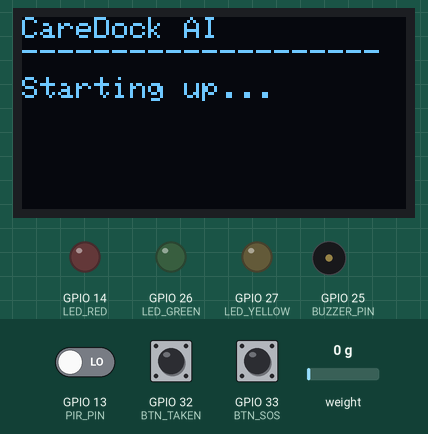
Recording of a sketch running on a simulated ESP32. On the bench: 128×64 one-colour display, output pins drawn as LEDs (lit = HIGH), buzzer (waves = sounding, pin HIGH). The inputs (shaded band) are chosen by the test bench; at power-on: GPIO 13 (PIR_PIN) LOW, GPIO 32 (BTN_TAKEN) HIGH, GPIO 33 (BTN_SOS) HIGH, weight on the scale 0 g. WiFi joins after 1.5 s; servers stay silent unless stated; uploads are accepted with an empty reply; what the sketch prints to the serial monitor is not drawn.

Above: at 1.06 s.
At 2.7 s:
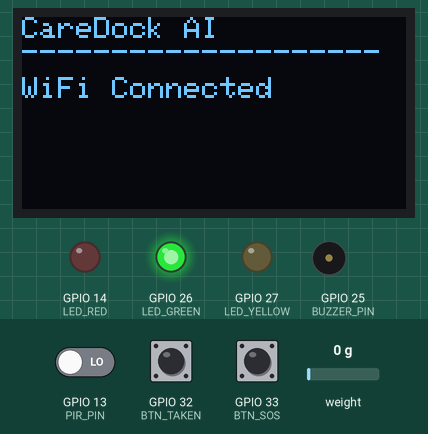

The sketch:

CareDockBox.ino
```cpp
/*
  CareDock AI - Smart Medicine Box Firmware
  Board: ESP32 WROOM

  Sensors / Actuators:
    - HX711 + 1kg Load Cell -> detects weight drop when medicine is removed
    - DS3231 RTC            -> accurate timestamps, works offline too
    - OLED Display (SSD1306, I2C) -> shows reminders / status messages
    - Buzzer                -> audible reminders / SOS alert
    - Green / Yellow / Red LEDs -> visual status (ok / reminder / alert)
    - Push Button ("Medicine Taken") -> patient confirms dose taken
    - SOS Button             -> emergency alert
    - PIR Motion Sensor      -> detects patient activity in the room

  Behaviour:
    1. Every LOOP_INTERVAL_MS, read all sensors and POST a JSON payload to
       the FastAPI backend's /api/esp32/ingest endpoint.
    2. Immediately POST on button press / SOS / significant weight change,
       instead of waiting for the next scheduled interval.
    3. Apply the backend's response (buzzer / LED / OLED message) so the
       hardware reflects the server's decision (which factors in ML models).

  Wiring (adjust pins to your build):
    HX711:      DT -> GPIO 4,  SCK -> GPIO 5
    DS3231:     SDA -> GPIO 21, SCL -> GPIO 22 (shared I2C bus with OLED)
    OLED:       SDA -> GPIO 21, SCL -> GPIO 22
    Buzzer:     GPIO 25
    Green LED:  GPIO 26
    Yellow LED: GPIO 27
    Red LED:    GPIO 14
    Taken Btn:  GPIO 32 (INPUT_PULLUP, active LOW)
    SOS Btn:    GPIO 33 (INPUT_PULLUP, active LOW)
    PIR:        GPIO 13
*/

#include <WiFi.h>
#include <HTTPClient.h>
#include <ArduinoJson.h>
#include <Wire.h>
#include <HX711.h>
#include <RTClib.h>
#include <Adafruit_SSD1306.h>
#include <Adafruit_GFX.h>

// ---------------- USER CONFIG ----------------
const char* WIFI_SSID     = "YOUR_WIFI_SSID";
const char* WIFI_PASSWORD = "YOUR_WIFI_PASSWORD";
const char* BACKEND_URL   = "http://192.168.1.100:8000/api/esp32/ingest"; // FastAPI server IP
const char* DEVICE_ID     = "caredock-box-001";       // must match Patient.device_id in DB
const char* DEVICE_SECRET = "change_this_device_secret"; // must match ESP32_SHARED_SECRET in .env

const unsigned long LOOP_INTERVAL_MS = 8000; // routine polling interval

// ---------------- PIN CONFIG ----------------
#define HX711_DT   4
#define HX711_SCK  5
#define BUZZER_PIN 25
#define LED_GREEN  26
#define LED_YELLOW 27
#define LED_RED    14
#define BTN_TAKEN  32
#define BTN_SOS    33
#define PIR_PIN    13

#define SCREEN_WIDTH 128
#define SCREEN_HEIGHT 64
#define OLED_RESET -1

HX711 scale;
RTC_DS3231 rtc;
Adafruit_SSD1306 display(SCREEN_WIDTH, SCREEN_HEIGHT, &Wire, OLED_RESET);

float lastWeight = 0.0;
unsigned long lastSendTime = 0;

void setup() {
  Serial.begin(115200);

  pinMode(BUZZER_PIN, OUTPUT);
  pinMode(LED_GREEN, OUTPUT);
  pinMode(LED_YELLOW, OUTPUT);
  pinMode(LED_RED, OUTPUT);
  pinMode(BTN_TAKEN, INPUT_PULLUP);
  pinMode(BTN_SOS, INPUT_PULLUP);
  pinMode(PIR_PIN, INPUT);

  Wire.begin();
  scale.begin(HX711_DT, HX711_SCK);
  scale.set_scale(2280.f); // calibrate for your specific load cell
  scale.tare();

  if (!rtc.begin()) {
    Serial.println("RTC not found!");
  }

  if (!display.begin(SSD1306_SWITCHCAPVCC, 0x3C)) {
    Serial.println("OLED not found!");
  }
  showMessage("CareDock AI", "Starting up...");

  connectWiFi();
  setLED("green");
}

void loop() {
  bool takenPressed = (digitalRead(BTN_TAKEN) == LOW);
  bool sosPressed = (digitalRead(BTN_SOS) == LOW);
  bool motionDetected = (digitalRead(PIR_PIN) == HIGH);

  float currentWeight = scale.get_units(5);
  bool significantWeightChange = fabs(currentWeight - lastWeight) > 5.0; // grams threshold

  unsigned long now = millis();
  bool intervalElapsed = (now - lastSendTime) >= LOOP_INTERVAL_MS;

  if (takenPressed || sosPressed || significantWeightChange || intervalElapsed) {
    sendReading(currentWeight, takenPressed, motionDetected, sosPressed);
    lastWeight = currentWeight;
    lastSendTime = now;
    delay(300); // simple debounce after an event-triggered send
  }

  delay(200);
}

void connectWiFi() {
  WiFi.begin(WIFI_SSID, WIFI_PASSWORD);
  showMessage("CareDock AI", "Connecting WiFi...");
  int attempts = 0;
  while (WiFi.status() != WL_CONNECTED && attempts < 40) {
    delay(500);
    Serial.print(".");
    attempts++;
  }
  if (WiFi.status() == WL_CONNECTED) {
    showMessage("CareDock AI", "WiFi Connected");
  } else {
    showMessage("CareDock AI", "WiFi FAILED");
  }
}

void sendReading(float weight, bool takenBtn, bool motion, bool sos) {
  if (WiFi.status() != WL_CONNECTED) {
    connectWiFi();
    if (WiFi.status() != WL_CONNECTED) return;
  }

  HTTPClient http;
  http.begin(BACKEND_URL);
  http.addHeader("Content-Type", "application/json");

  StaticJsonDocument<256> doc;
  doc["device_id"] = DEVICE_ID;
  doc["device_secret"] = DEVICE_SECRET;
  doc["weight_grams"] = weight;
  doc["medicine_taken_button"] = takenBtn;
  doc["pir_motion"] = motion;
  doc["sos_pressed"] = sos;

  String requestBody;
  serializeJson(doc, requestBody);

  int httpResponseCode = http.POST(requestBody);

  if (httpResponseCode == 200) {
    String responseBody = http.getString();
    applyServerResponse(responseBody);
  } else {
    Serial.printf("POST failed, code: %d\n", httpResponseCode);
    showMessage("Connection Error", "Retrying soon...");
  }

  http.end();
}

void applyServerResponse(const String& body) {
  StaticJsonDocument<256> doc;
  DeserializationError err = deserializeJson(doc, body);
  if (err) {
    Serial.println("Failed to parse server response");
    return;
  }

  bool buzzerOn = doc["buzzer"] | false;
  const char* ledColor = doc["led_color"] | "green";
  const char* oledMessage = doc["oled_message"] | "All good";

  setLED(ledColor);
  showMessage("CareDock AI", oledMessage);

  if (buzzerOn) {
    tone(BUZZER_PIN, 2000, 700);
  }
}

void setLED(const String& color) {
  digitalWrite(LED_GREEN, color == "green" ? HIGH : LOW);
  digitalWrite(LED_YELLOW, color == "yellow" ? HIGH : LOW);
  digitalWrite(LED_RED, color == "red" ? HIGH : LOW);
}

void showMessage(const String& title, const String& message) {
  display.clearDisplay();
  display.setTextSize(1);
  display.setTextColor(SSD1306_WHITE);
  display.setCursor(0, 0);
  display.println(title);
  display.println("--------------------");
  display.setCursor(0, 20);
  display.println(message);
  display.display();
}
```
